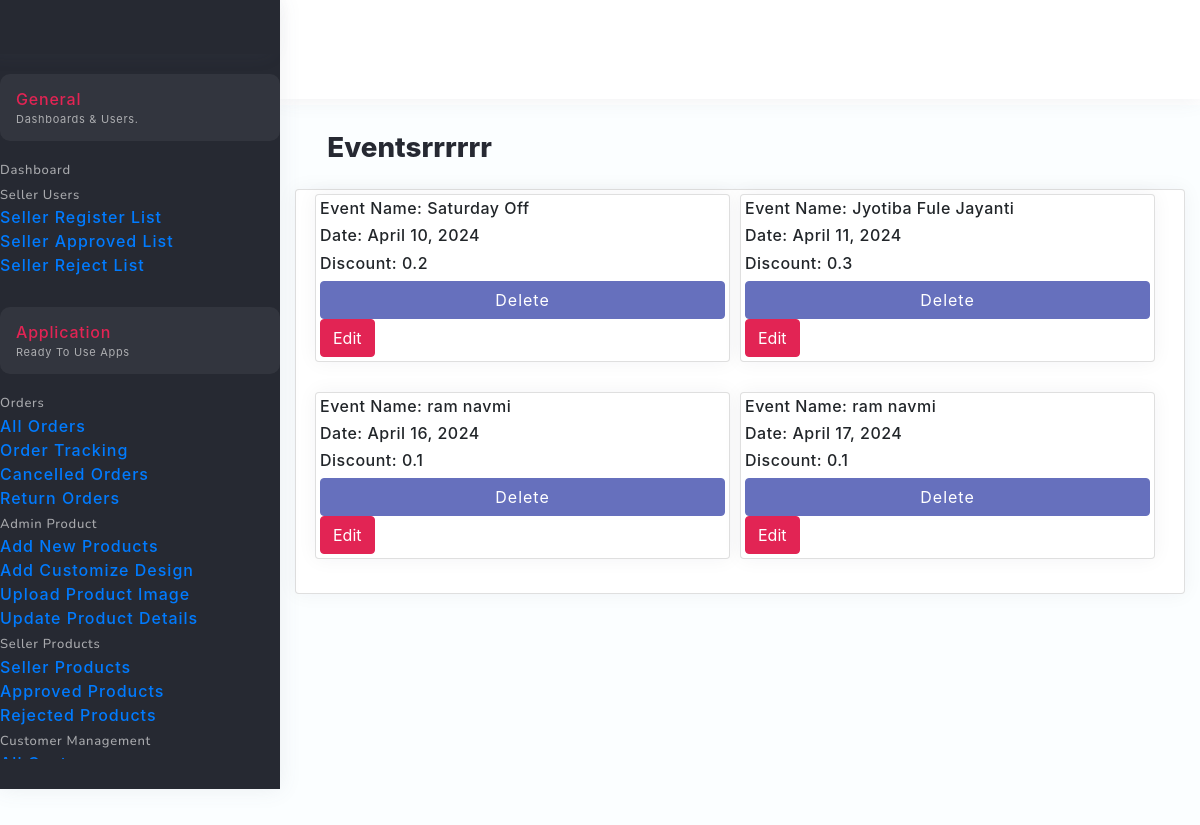
/view_events/, run on the app's committed database.
### Admin/models.py (models this page shows, shortened)
class Event(models.Model):
    event_date = models.DateField()
    event_name = models.CharField(max_length=200, blank=True, null=True)
    event_discount = models.FloatField(default=0.0)

### Admin/views.py (the view)
# urls.py: path('view_events/',view_events,name="view_events"),
def view_events(request):
    events = Event.objects.all()
    context ={
        'events':events
    }
    return render(request,'admin/events/view_events.html',context)

### templates/admin/events/view_events.html (shortened to what this page needs)
{% extends "admin_base.html" %}
{% block content %}
{% load static %}
<!DOCTYPE html>
<html lang="en">
<head>
    <link rel="stylesheet" href="https://stackpath.bootstrapcdn.com/bootstrap/4.3.1/css/bootstrap.min.css">
</head>
<body>
    <div class="page-wrapper compact-wrapper dark-sidebar" id="pageWrapper">
        <div class="page-body-wrapper">
            <div class="page-body">
                <div class="title-header"> <h5>Eventsrrrrrr</h5> </div>
                <div class="card">
                <div class="row m-1">
                    <div class="col-sm-12 form-row">
                        {% for i in events %}
                            <div class="col-md-6">
                                <div class="card blog-categority p-1">
                                    <div class="events-profile">
                                        <div class="event_name">
                                            <h6>Event Name: {{i.event_name}}</h6>
                                            <h6>Date: {{i.event_date}}</h6>
                                            <h6>Discount: {{i.event_discount}}</h6>
                                        </div>
                                    </div>
                                    <a href="/delete_event/{{i.id}}/" type="submit" class="btn btn-danger">Delete</a>
                                     <a href="/edit_event/{{i.id}}/"><button class="btn btn-primary me-2">Edit</button></a>
                                </div>
                            </div>
                        {% endfor %}
                    </div>
                </div>
                </div>
            </div>
        </div>
    </div>
</body>
</html>
{% endblock content %}

### data on the page
Event: event_name "Saturday Off", event_date "April 10, 2024", event_discount "0.2"
Event: event_name "Jyotiba Fule Jayanti", event_date "April 11, 2024", event_discount "0.3"
Event: event_name "ram navmi", event_date "April 16, 2024", event_discount "0.1"
Event: event_name "ram navmi", event_date "April 17, 2024", event_discount "0.1"
